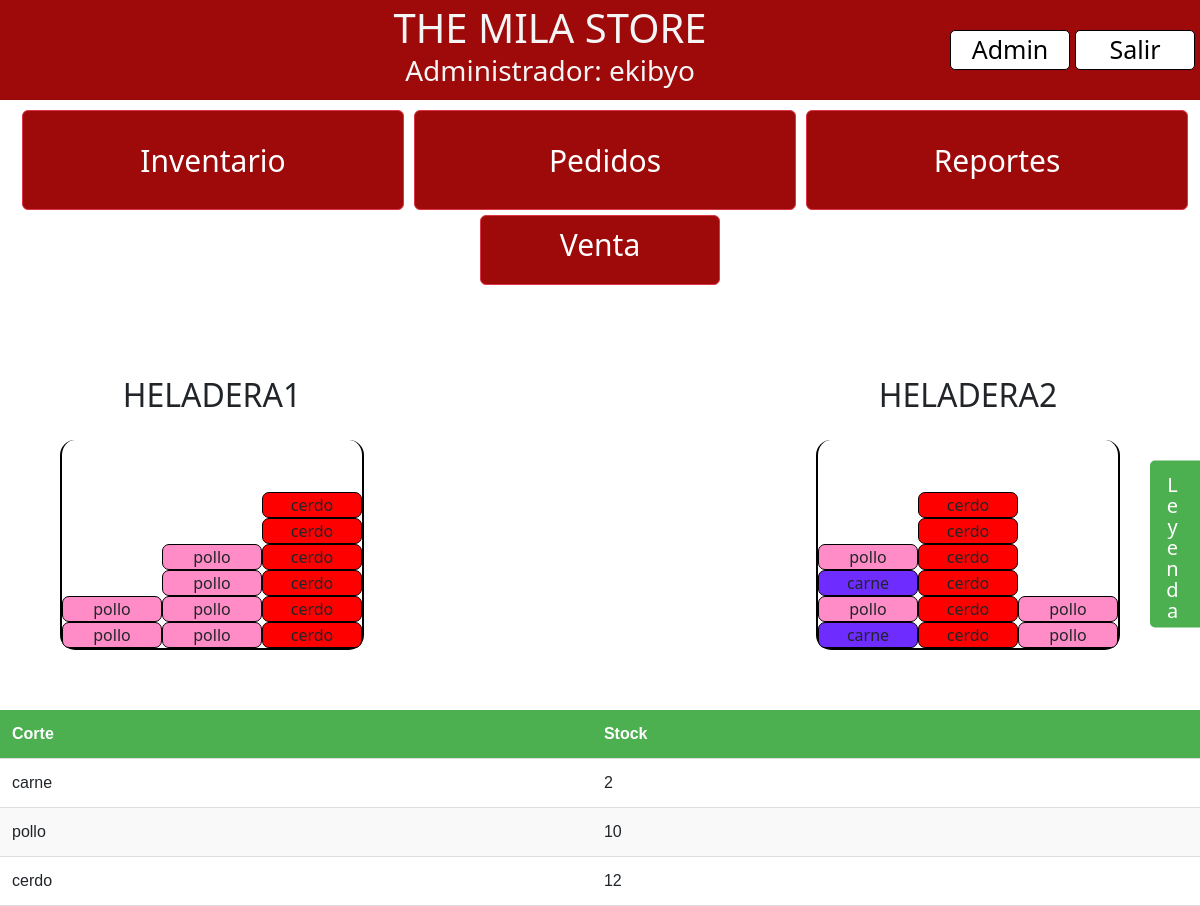
The app's page / (signed in) with its own data.
### inventory/models.py (models this page shows, shortened)
class Refrigerator(models.Model):
    name = models.CharField(max_length=100)
    def get_columns_tuppers(self):
        columns = []
        for column in self.column_set.all():
            column_data = {
                'column': column,
                'tuppers': list(column.column_generator())
            }
            columns.append(column_data)
        return columns

class Cut(models.Model):
    name = models.CharField(max_length=100, default='test')
    milas_per_tupper = models.IntegerField()
    reorder_threshold = models.IntegerField(default=10)
    reorder_tuppers = models.IntegerField(default=10)
    is_order_pending = models.BooleanField(default=False)
    color = ColorField(default='#FF0000')
    unit_price = models.DecimalField(max_digits=10, decimal_places=2, default=0.00)
    days_until_expiration = models.IntegerField(default=7)
    @property
    def total_tuppers(self):
        return sum(subcolumn.total_tuppers for subcolumn in SubColumn.objects.filter(cut=self))

class SubColumn(models.Model):
    column = models.ForeignKey(Column, on_delete=models.CASCADE)
    cut = models.ForeignKey(Cut, on_delete=models.CASCADE)
    total_tuppers = models.IntegerField(default=0)
    milas_tupper_in_use = models.IntegerField(default=0)

### inventory/views.py (the view)
# urls.py: path('', views.inventory, name='inventory'),
@login_required
def inventory(request):
    refrigerators = Refrigerator.objects.prefetch_related('column_set__subcolumn_set')
    cuts = Cut.objects.all()
    context = {
        'refrigerators': refrigerators,
        'cuts': cuts
    }
    return render(request, 'inventory/inventory.html', context)

### inventory/models.py (called while the page is built)
    def column_generator(self):
        subcolumns = SubColumn.objects.filter(total_tuppers__gt=0, column=self)
        total_tuppers_list = subcolumns.values_list('total_tuppers', flat=True)
        map_subcolumns_total_tuppers = dict(zip(subcolumns, total_tuppers_list))
        groups = [repeat(subcolumn, total_tuppers) for subcolumn, total_tuppers in map_subcolumns_total_tuppers.items()]
        for subcolumns in zip_longest(*groups, fillvalue=None):
            for subcolumn in subcolumns:
                if subcolumn is not None:
                    yield subcolumn.cut

### inventory/templates/inventory/inventory.html (shortened to what this page needs)
{% extends 'base.html' %}
{% load custom_tags %}
{% load static %}
{% block css_files %}
    <link rel="stylesheet" href="{% static "inventory/inventory.css" %}">
{% endblock %}
{% block content %}
    <div class="sidebar">
        <h3 id="leyenda">Leyenda</h3>
        <ul id="figuras">
        </ul>
    </div>
    <div id="divheladeras">
        {% for refrigerator in refrigerators %}
            <div class="conheladera">
                <h2 class="nombre">{{ refrigerator.name }}</h2>
                <div class="row">
                    {% for column_data in refrigerator.get_columns_tuppers %}
                        <ul class="column">
                            {% for tupper in column_data.tuppers %}
                                <li class="lis" style="background-color: {{ tupper.color }}">
                                    {{ tupper.name }}
                                </li>
                            {% endfor %}
                        </ul>
                    {% endfor %}
                </div>
            </div>
        {% endfor %}
    </div>
    <div id="stock">
        <table class="stock-table">
            <thead>
                <tr>
                    <th>Corte</th>
                    <th>Stock</th>
                </tr>
            </thead>
            {% for cut in cuts %}
                <tr>
                    <td>{{ cut.name }}</td>
                    <td>{{ cut.total_tuppers }}</td>
                </tr>
            {% endfor %}
        </table>
    </div>
{% endblock %}

### templates/base.html (shortened to what this page needs)
{% load static %}
<!DOCTYPE html>
<html lang="esp">
<head>
    <link href="https://cdn.jsdelivr.net/npm/bootstrap@5.3.3/dist/css/bootstrap.min.css" rel="stylesheet"
>
    <link rel="stylesheet" href="{% static "base.css" %}">
    {% block css_files %}{% endblock %}
</head>
<body>
    <header id="navbar">
        <div id="tit">
            <h1>THE MILA STORE </h1>
            <h3>{% if user.is_staff or user.is_superuser %}Administrador{% else %}Empleado{% endif %}: {{ user.username }}</h3>
        </div>
        {% if user.is_staff or user.is_superuser %}
            <a href="{% url 'admin:index' %}" id="secondary">Admin</a>
        {% endif %}
        <a href="{% url 'logout' %}" id="secondary">Salir</a>
    </header>
    <div class="container-fluid">
        <a href="{% url 'inventory' %}"><button type="button" class="btn btn-danger">Inventario</button></a>
        <a href="{% url 'orders' %}"><button type="button" class="btn btn-danger">Pedidos</button></a>
        <a href="{% url 'reports' %}"><button type="button" class="btn btn-danger">Reportes</button></a>
    </div>
    <div  class="centered-container" >
    <a href="{% url 'sell_milas' %}" id="ventanaventa" class="btn btn-danger venta" >Venta</a>
    </div>
        {% block content %}
    {% endblock %}
</body>
</html>

### static/base.css (style rules this page uses)
html,body { margin: 0; }
header { display: flex; align-items: center; justify-content: space-between; background-color:#9e0909; font-size: 30px; width: 100%; height: 100px; color: whitesmoke; }
.btn-danger { width:100%; height: 100px; font-size:30px; margin:5px; background-color:#9e0909; }
.container-fluid { width:100%; display:flex; flex-direction:row; }
.container-fluid a, button { width:40%; height: 100px; font-size:25px; margin:5px; }
#secondary { text-align: center; width: 10%; background-color: white; color: black; margin-right: 5px; font-size: 25px; border: 1px solid black; text-decoration: none; border-radius: 5px; transition: background-color 0.3s, color 0.3s; }
#tit { padding-left:150px; margin:auto; text-align: center; }
h1 { text-align: center; display: inline-block; margin: 0; }
.venta { width: 20%; height: 70px; background-color:#9e0909; margin-left:40%; color:white; font-size:30px; }
.centered-container { display: flex; }

### inventory/static/inventory/inventory.css (style rules this page uses)
#divheladeras { width: 90%; display: flex; flex-direction: row; margin: 50px; flex-wrap: wrap; justify-content: space-between; }
.row { margin: 0; display: flex; flex-direction: row; flex-wrap: nowrap; float: left; align-items: flex-end; border: 2px solid black; border-top: none; border-radius: 15px; }
.column { list-style-type: none; padding: 0; margin: 0; width: 100px; display: flex; flex-direction: column-reverse; }
.lis { display: inline-block; background-color: lightsalmon; border: 1px solid black; border-radius:7px; text-align: center; }
.nombre { text-align: center; padding: 0; margin:auto; text-transform: uppercase; }
.conheladera { display: grid; border-radius: 5px; margin: 10px; height: 300px; justify-content: end; }
.sidebar { position: fixed; top: 60%; right: -150px; width: 200px; background-color: #4CAF50; color: white; transform: translateY(-50%); transition: right 0.3s ease; padding: 10px; border-radius: 5px 0 0 5px; overflow: hidden; white-space: nowrap; display: flex; flex-direction: row; flex-wrap: nowrap; justify-content: flex-start; align-items: center; letter-spacing: -1px; }
.sidebar h3 { writing-mode: vertical-lr; text-orientation: upright; margin: 0; font-size: 20px; }
dl, ol, ul { margin-top: 0; list-style-type: none; }
#figuras { display: flex; align-content: space-around; flex-direction: column; }
ul li { display: flex; }
#leyenda { letter-spacing: -6px; }
.stock-table { width: 100%; border-collapse: collapse; font-family: Arial, sans-serif; margin-top: 20px; }
th, td { padding: 12px; text-align: left; border-bottom: 1px solid #ddd; }
th { background-color: #4CAF50; color: white; font-weight: bold; }
tr:nth-child(even) { background-color: #f9f9f9; }

### records on screen
Refrigerator: name "HELADERA1"
Cut: name "pollo", total_tuppers "10"
Cut: name "cerdo", total_tuppers "12"
Refrigerator: name "HELADERA2"
Cut: name "carne", total_tuppers "2"

### other values on screen
{{ user.username }} "ekibyo"
